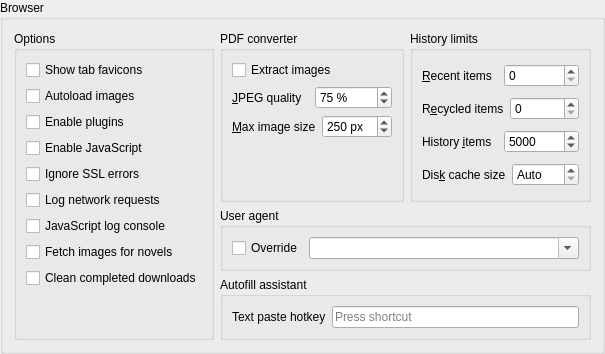
           <widget class="QGroupBox" name="groupBoxBrowser">
            <property name="title">
             <string>Browser</string>
            </property>
            <layout class="QHBoxLayout" name="horizontalLayout_37">
             <item>
              <widget class="QGroupBox" name="groupBox_2">
               <property name="title">
                <string>Options</string>
               </property>
               <layout class="QVBoxLayout" name="verticalLayout_14">
                <item>
                 <widget class="QCheckBox" name="checkTabFavicon">
                  <property name="text">
                   <string>Show tab favicons</string>
                  </property>
                 </widget>
                </item>
                <item>
                 <widget class="QCheckBox" name="checkAutoloadImages">
                  <property name="text">
                   <string>Autoload images</string>
                  </property>
                 </widget>
                </item>
                <item>
                 <widget class="QCheckBox" name="checkEnablePlugins">
                  <property name="text">
                   <string>Enable plugins</string>
                  </property>
                 </widget>
                </item>
                <item>
                 <widget class="QCheckBox" name="checkJS">
                  <property name="text">
                   <string>Enable JavaScript</string>
                  </property>
                 </widget>
                </item>
                <item>
                 <widget class="QCheckBox" name="checkIgnoreSSLErrors">
                  <property name="text">
                   <string>Ignore SSL errors</string>
                  </property>
                 </widget>
                </item>
                <item>
                 <widget class="QCheckBox" name="checkLogNetworkRequests">
                  <property name="text">
                   <string>Log network requests</string>
                  </property>
                 </widget>
                </item>
                <item>
                 <widget class="QCheckBox" name="checkJSLogConsole">
                  <property name="text">
                   <string>JavaScript log console</string>
                  </property>
                 </widget>
                </item>
                <item>
                 <widget class="QCheckBox" name="checkPixivFetchImages">
                  <property name="toolTip">
                   <string>Fetch and embedd illustrations for novels with pixiv novel extractor</string>
                  </property>
                  <property name="text">
                   <string>Fetch images for novels</string>
                  </property>
                 </widget>
                </item>
                <item>
                 <widget class="QCheckBox" name="checkDownloaderCleanCompleted">
                  <property name="text">
                   <string>Clean completed downloads</string>
                  </property>
                 </widget>
                </item>
                <item>
                 <spacer name="verticalSpacer_2">
                  <property name="orientation">
                   <enum>Qt::Orientation::Vertical</enum>
                  </property>
                  <property name="sizeHint" stdset="0">
                   <size>
                    <width>20</width>
                    <height>40</height>
                   </size>
                  </property>
                 </spacer>
                </item>
               </layout>
              </widget>
             </item>
             <item>
              <layout class="QVBoxLayout" name="verticalLayout_18">
               <item>
                <layout class="QHBoxLayout" name="horizontalLayout_36">
                 <item>
                  <widget class="QGroupBox" name="groupBox_11">
                   <property name="title">
                    <string>PDF converter</string>
                   </property>
                   <layout class="QVBoxLayout" name="verticalLayout_27">
                    <item>
                     <widget class="QCheckBox" name="checkPdfExtractImages">
                      <property name="toolTip">
                       <string>Extracts images from PDF streams (JPEG and PNG) to embedded data-url</string>
                      </property>
                      <property name="text">
                       <string>Extract images</string>
                      </property>
                     </widget>
                    </item>
                    <item>
                     <layout class="QHBoxLayout" name="horizontalLayout_35">
                      <item>
                       <widget class="QLabel" name="label_25">
                        <property name="text">
                         <string>&amp;JPEG quality</string>
                        </property>
                        <property name="buddy">
                         <cstring>spinPdfImageQuality</cstring>
                        </property>
                       </widget>
                      </item>
                      <item>
                       <widget class="QSpinBox" name="spinPdfImageQuality">
                        <property name="suffix">
                         <string> %</string>
                        </property>
                        <property name="minimum">
                         <number>5</number>
                        </property>
                        <property name="maximum">
                         <number>100</number>
                        </property>
                        <property name="value">
                         <number>75</number>
                        </property>
                       </widget>
                      </item>
                     </layout>
                    </item>
                    <item>
                     <layout class="QHBoxLayout" name="horizontalLayout_32">
                      <item>
                       <widget class="QLabel" name="label_34">
                        <property name="text">
                         <string>&amp;Max image size</string>
                        </property>
                        <property name="buddy">
                         <cstring>spinPdfImageMaxSize</cstring>
                        </property>
                       </widget>
                      </item>
                      <item>
                       <widget class="QSpinBox" name="spinPdfImageMaxSize">
                        <property name="suffix">
                         <string> px</string>
                        </property>
                        <property name="minimum">
                         <number>10</number>
                        </property>
                        <property name="maximum">
                         <number>9999</number>
                        </property>
                        <property name="value">
                         <number>250</number>
                        </property>
                       </widget>
                      </item>
                     </layout>
                    </item>
                    <item>
                     <spacer name="verticalSpacer_17">
                      <property name="orientation">
                       <enum>Qt::Orientation::Vertical</enum>
                      </property>
                      <property name="sizeHint" stdset="0">
                       <size>
                        <width>20</width>
                        <height>40</height>
                       </size>
                      </property>
                     </spacer>
                    </item>
                   </layout>
                  </widget>
                 </item>
                 <item>
                  <widget class="QGroupBox" name="groupBox_10">
                   <property name="title">
                    <string>History limits</string>
                   </property>
                   <layout class="QVBoxLayout" name="verticalLayout_22">
                    <item>
                     <layout class="QHBoxLayout" name="horizontalLayout_19">
                      <item>
                       <widget class="QLabel" name="label_32">
                        <property name="text">
                         <string>&amp;Recent items</string>
                        </property>
                        <property name="buddy">
                         <cstring>spinMaxRecent</cstring>
                        </property>
                       </widget>
                      </item>
                      <item>
                       <widget class="QSpinBox" name="spinMaxRecent"/>
                      </item>
                     </layout>
                    </item>
                    <item>
                     <layout class="QHBoxLayout" name="horizontalLayout_12">
                      <item>
                       <widget class="QLabel" name="label_12">
                        <property name="text">
                         <string>R&amp;ecycled items</string>
                        </property>
                        <property name="buddy">
                         <cstring>spinMaxRecycled</cstring>
                        </property>
                       </widget>
                      </item>
                      <item>
                       <widget class="QSpinBox" name="spinMaxRecycled"/>
                      </item>
                     </layout>
                    </item>
                    <item>
                     <layout class="QHBoxLayout" name="horizontalLayout_13">
                      <item>
                       <widget class="QLabel" name="label_13">
                        <property name="text">
                         <string>History &amp;items</string>
                        </property>
                        <property name="buddy">
                         <cstring>spinMaxHistory</cstring>
                        </property>
                       </widget>
                      </item>
                      <item>
                       <widget class="QSpinBox" name="spinMaxHistory">
                        <property name="maximum">
                         <number>100000</number>
                        </property>
                        <property name="value">
                         <number>5000</number>
                        </property>
                       </widget>
                      </item>
                     </layout>
                    </item>
                    <item>
                     <layout class="QHBoxLayout" name="horizontalLayout_22">
                      <item>
                       <widget class="QLabel" name="label_29">
                        <property name="text">
                         <string>Dis&amp;k cache size</string>
                        </property>
                        <property name="buddy">
                         <cstring>spinCacheSize</cstring>
                        </property>
                       </widget>
                      </item>
                      <item>
                       <widget class="QSpinBox" name="spinCacheSize">
                        <property name="specialValueText">
                         <string>Auto</string>
                        </property>
                        <property name="suffix">
                         <string> Mb</string>
                        </property>
                        <property name="maximum">
                         <number>999</number>
                        </property>
                       </widget>
                      </item>
                     </layout>
                    </item>
                   </layout>
                  </widget>
                 </item>
                </layout>
               </item>
               <item>
                <widget class="QGroupBox" name="groupBox_21">
                 <property name="title">
                  <string>User agent</string>
                 </property>
                 <layout class="QHBoxLayout" name="horizontalLayout_41">
                  <item>
                   <widget class="QCheckBox" name="checkUserAgent">
                    <property name="text">
                     <string>Override</string>
                    </property>
                   </widget>
                  </item>
                  <item>
                   <widget class="QComboBox" name="editUserAgent">
                    <property name="sizePolicy">
                     <sizepolicy hsizetype="Expanding" vsizetype="Fixed">
                      <horstretch>0</horstretch>
                      <verstretch>0</verstretch>
                     </sizepolicy>
                    </property>
                    <property name="maximumSize">
                     <size>
                      <width>600</width>
                      <height>16777215</height>
                     </size>
                    </property>
                    <property name="editable">
                     <bool>true</bool>
                    </property>
                   </widget>
                  </item>
                 </layout>
                </widget>
               </item>
               <item>
                <widget class="QGroupBox" name="groupBox_24">
                 <property name="title">
                  <string>Autofill assistant</string>
                 </property>
                 <layout class="QHBoxLayout" name="horizontalLayout_16">
                  <item>
                   <widget class="QLabel" name="label_19">
                    <property name="text">
                     <string>Text paste hotkey</string>
                    </property>
                    <property name="buddy">
                     <cstring>autofillHotkey</cstring>
                    </property>
                   </widget>
                  </item>
                  <item>
                   <widget class="QKeySequenceEdit" name="autofillHotkey"/>
                  </item>
                 </layout>
                </widget>
               </item>
              </layout>
             </item>
            </layout>
           </widget>
